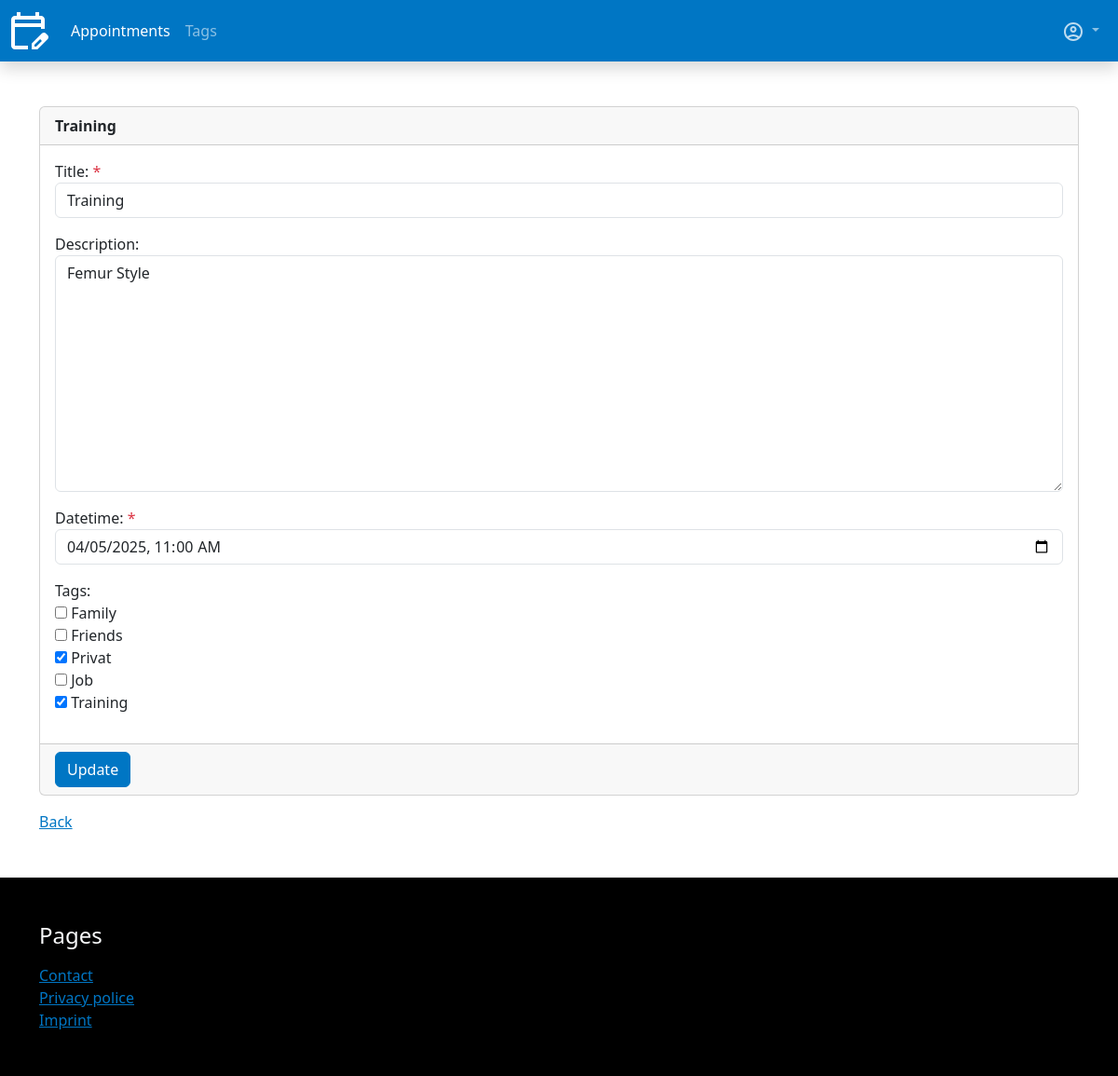
Page /app/appointments/26/update/ (signed in) on the earlier database version.
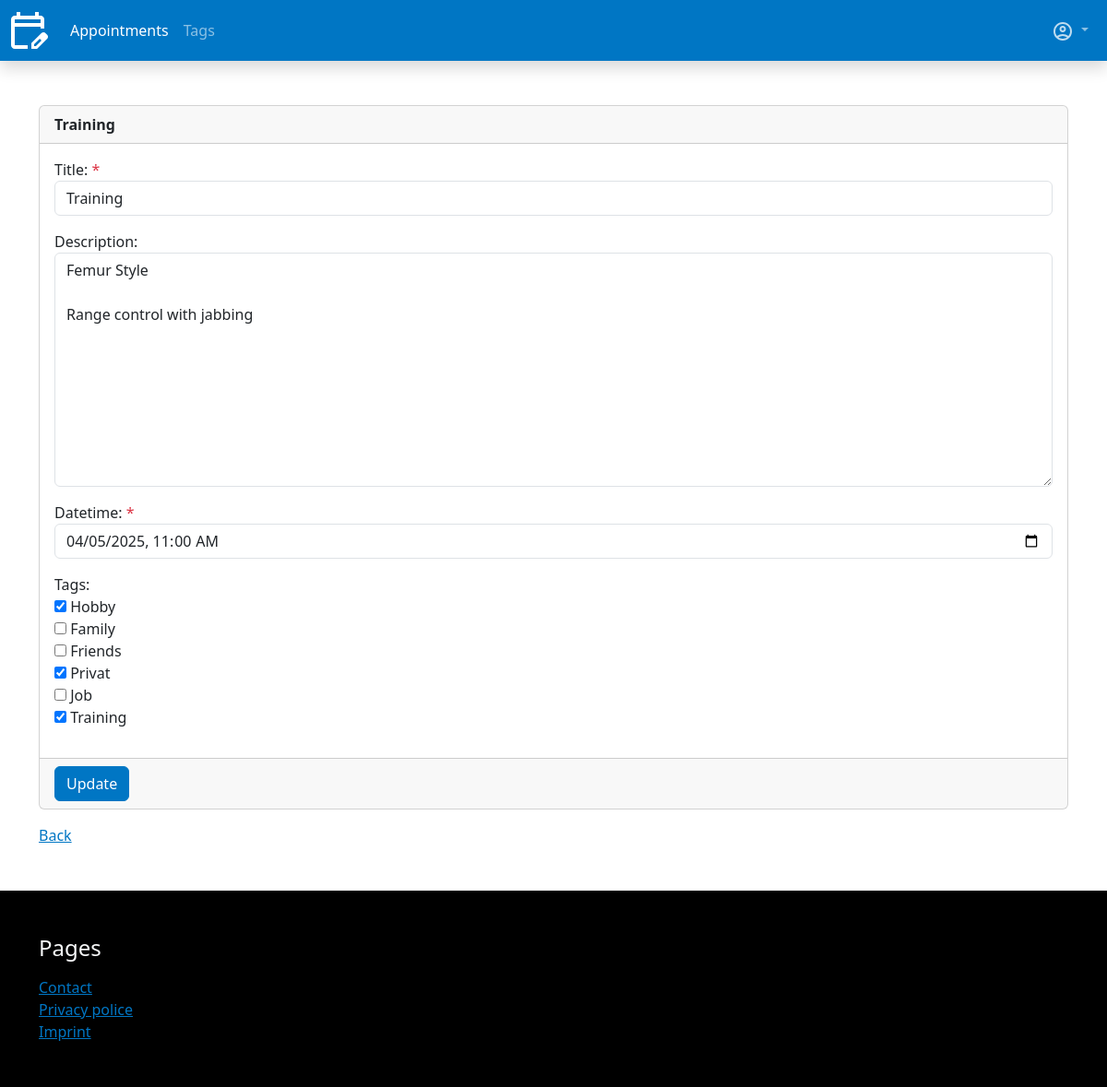
Same page on the later database version.
### appointments/models.py (models this page shows, shortened)
class Appointment(models.Model):
    user = models.ForeignKey(User, on_delete=models.CASCADE, verbose_name=_("User"))
    title = models.CharField(max_length=255, verbose_name=_("Title"))
    description = models.TextField(verbose_name=_("Description"), null=True, blank=True)
    date = models.DateTimeField(default=datetime.now, verbose_name=_("Datetime"))
    tags = models.ManyToManyField(Tag, blank=True, verbose_name=_("Tags"), related_name="appointments")
    created = models.DateTimeField(auto_now_add=True, verbose_name=_("Created"))
    updated = models.DateTimeField(auto_now=True, verbose_name=_("Updated"))
    class Meta:
        verbose_name = _("Appointment")
        ordering = [
            "-date",
        ]

### appointments/views/appointments.py (the view)
# urls.py: path("appointments/<int:pk>/update/", appointments.update, name="update"),
@login_required(login_url="sevo_user:sign_in")
def update(request, pk):
    model = get_object_or_404(Appointment, user=request.user, pk=pk)
    if request.method == "POST":
        form = AppointmentForm(request.POST, instance=model, user=request.user)
        if form.is_valid():
            form_obj = form.save(commit=False)
            form_obj.user = request.user
            form_obj.save()
            form.save_m2m()
            messages.add_message(request, messages.SUCCESS, "Appointment updated!")
            return redirect("appointments:index")
    else:
        form = AppointmentForm(instance=model, user=request.user)
    return render(request, "appointments/update.html", {
        "title": f"{model.title}",
        "form": form
    })

### appointments/forms.py
class AppointmentForm(forms.ModelForm):
    def __init__(self, *args, **kwargs):
        user = kwargs.pop("user")
        super().__init__(*args, **kwargs)
        self.fields["tags"].queryset = Tag.objects.filter(user=user)
    class Meta:
        model = Appointment
        fields = "__all__"
        exclude = [
            "user"
        ]
        widgets = {
            "title": forms.TextInput(attrs={"class": "form-control"}),
            "description": forms.Textarea(attrs={"class": "form-control"}),
            "date": forms.DateTimeInput(attrs={"type": "datetime-local", "class": "form-control"}),
            "tags": forms.CheckboxSelectMultiple()
        }

### appointments/models.py (called while the page is built)
    def __str__(self):
        return self.title

### template_tags/templatetags/app_tags.py (called while the page is built)
@register.simple_tag
def active_site(path, name):
    path_splitted = path.split("/")
    path_compare = path_splitted[2]
    if name in path_compare:
        return "active"

### appointments/templates/appointments/update.html (shortened to what this page needs)
{% extends "base.html" %}
{% block content %}
    <form action="" method="post" novalidate>
        <div class="card">
            <div class="card-header">
                <strong>{{ title }}</strong>
            </div>
            <div class="card-body">
                {% include "./partials/_form_inner.html" %}
            </div>
            <div class="card-footer">
                <button class="btn btn-primary" type="submit">Update</button>
            </div>
        </div>
        {% include "./partials/_back_link.html" %}
    </form>
{% endblock %}

### appointments/templates/appointments/partials/_form_inner.html (shortened to what this page needs)
{% for field in form %}
<div class="mb-3">
    {{ field.label_tag }}
    {% if field.field.required %}
        <span class="text-danger">*</span>
    {% endif %}
    {{ field }}
</div>
{% endfor %}

Differences in the rows shown:
changed Appointment "Training": description "Femur Style" → "Femur Style Range control with jabbing"
Other differences:
form field tags: "☐ ☐ ☑ ☐ ☑" → "☑ ☐ ☐ ☑ ☐ ☑"
text no longer shown: "Family Friends Privat Job Training"
text now shown: "Hobby Family Friends Privat Job Training"
